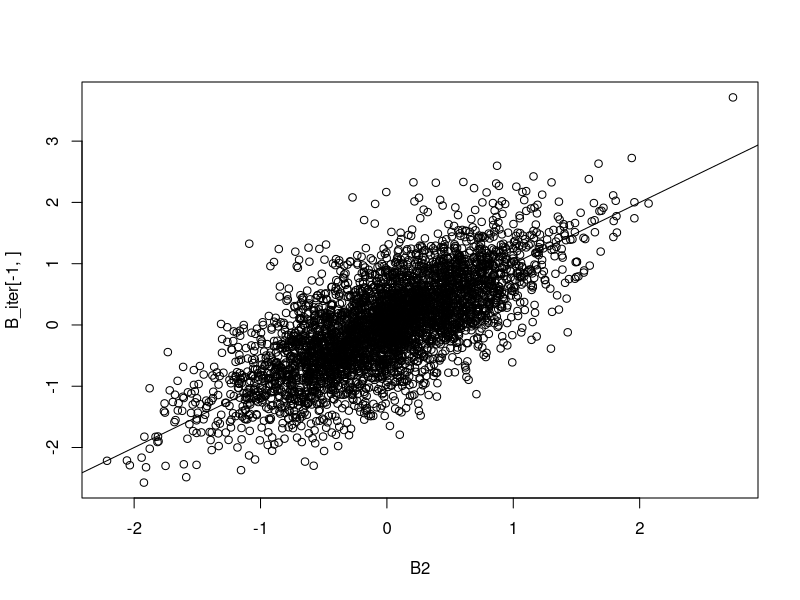
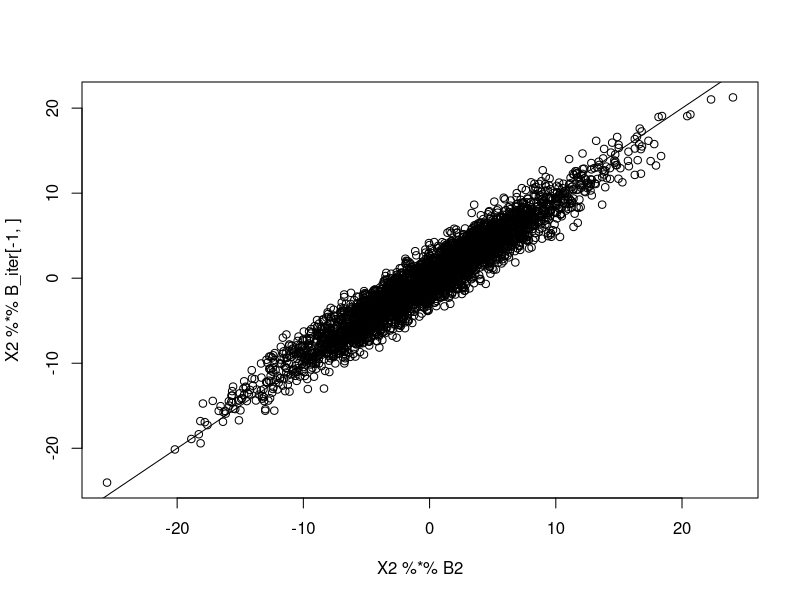
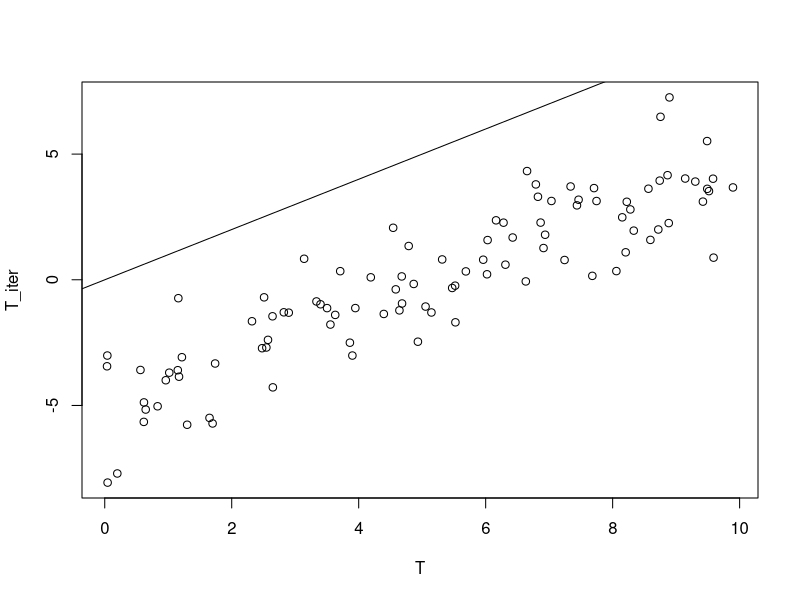
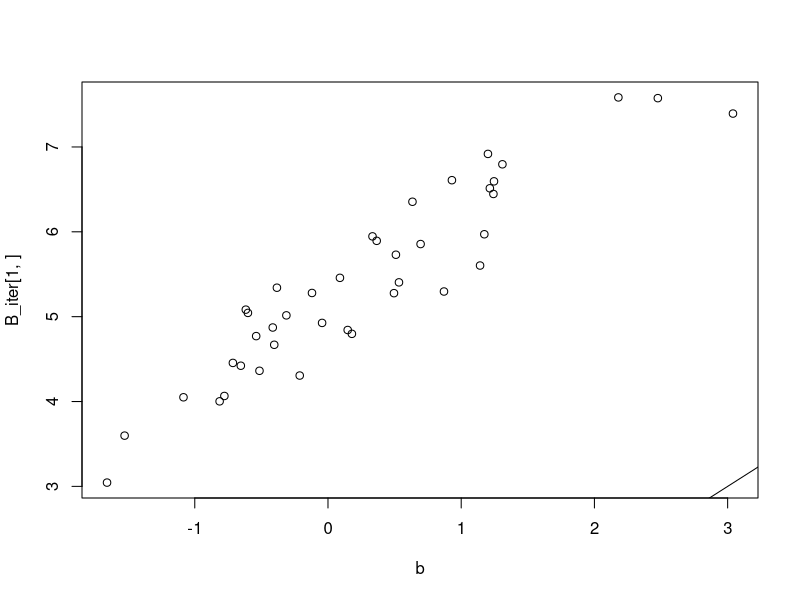
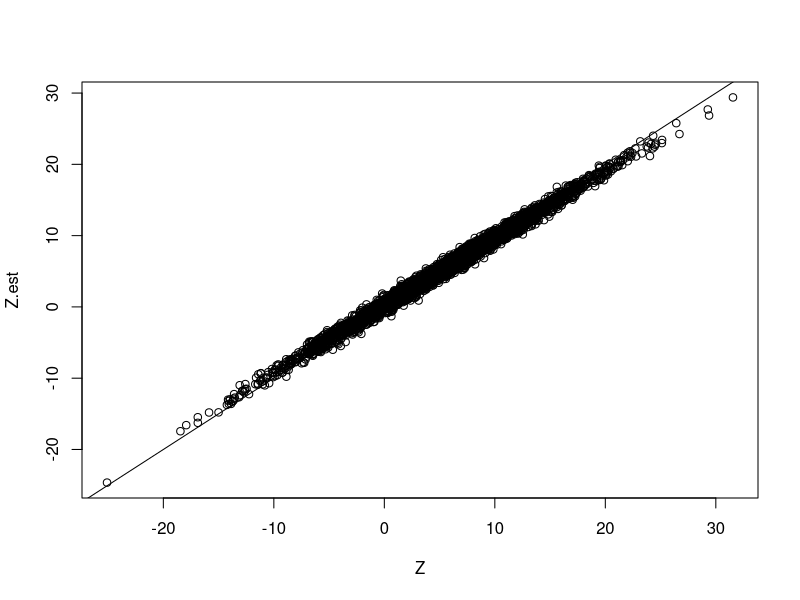

Write R code to recreate these figures, in order.
# Used library
library(mvtnorm)
library(expm)
library(MASS)
library(tidyverse)
set.seed(120733)
# set.seed(19911130)

## ANN function
rrr <- function(X,Y,lambda,gamma = 0){
  rrresult <- list()
  
  #1 estimate C using LS estimator (generalized inverse is used)
  Clhat <- ginv(t(X)%*%X)%*%t(X)%*% Y
  
  #2 eigendecomposite of CLhar
  Uhat <- svd(X%*%Clhat)$u
  vhat <- svd(X%*%Clhat)$v
  D <- diag(svd(X%*%Clhat)$d)
  
  #3. weight for soft-thredshold and rank
  weight <-  (svd(X%*%Clhat)$d)^(-gamma)
  rrresult$weight <- weight
  rrresult$r <-  sum(svd(X%*%Clhat)$d > lambda^(1/(gamma+1)))
  
  #4. soft-thredsholding
  diagvalue <-  svd(X%*%Clhat)$d -lambda*weight
  th <- ifelse(diagvalue < 0, 0, diagvalue)
  SDhat <-  diag(th)
  
  rrresult$thd <- diagvalue
  
  #5. low rank solution C
  rrresult$CShat <-  Clhat %*% vhat %*% ginv(D) %*% SDhat %*% t(vhat)
  
  return(rrresult)
}

# function to generate a random orthonormal matrix
rortho <- function(x){
  return(qr.Q(qr(array(runif(x), dim = c(x,x)))))
}

# simulation settings
# sample size n (n person's data have been taken)
n <- 100

# number of metabolites
m <- 100

# number of taxa
k <- 40

# rank of matrix B
r <- 10

# Generate X from Multivariate Noromal with identity variance and covariance matrix (n, m+1)
X <- matrix(c(rep(1, n), rnorm(m*n)), nrow = n, ncol = m+1)
X2 <- X[, -1]

# Generate low-rank matrix B (m+1, k)
# sing.vals <- 5*((r:1)/r + 1/r)
# B2 <- t(rortho(k)[,1:r] %*% diag(sing.vals) %*% rortho(m)[1:r,])
C_0 <- matrix(rnorm(m*r), nrow = m)
C_1 <- matrix(rnorm(r*k), nrow = r)
sr <- 0.2
B2 <- sr * (C_0 %*% C_1)

# Generate T vector from Unif(0, 10), (n, 1)
T <- matrix(runif(n, min = 0, max = 10), ncol = 1)
# T <- T - mean(T)

# Generate b vector for intercept from N(0,1), (k, 1)
b <- matrix(rnorm(k), nrow = 1)
B <- as.matrix(rbind(b, B2))

# Generate random error
E <- matrix(rnorm(k*n), nrow = n, ncol = k, byrow = T)

# Calculate our new Z = XB + 1T + E, (n, k)
Z <- X %*% B + matrix(rep(T, each = k), nrow = n, byrow = T) + E

# convergence criterion
vareps <- 10^(-3)

# Validation set
E_v <- matrix(rnorm(k*n), nrow = n, ncol = k, byrow = T)
Z_v <- X %*% B + matrix(rep(T, each = k), nrow = n, byrow = T) + E_v

# range of lambda
lambda.seq <- exp(seq(2, 2, 0.2))
rank.est <- rep(0, length(lambda.seq))
converge.iter <- rep(0, length(lambda.seq))
num_obj <- rep(0, length(lambda.seq))
pred_err <- rep(0, length(lambda.seq))

start_time <- Sys.time()

for (i in 1: length(lambda.seq)) {
  # initial estimated B
  # qrX <- qr(X, tol = 10^-7)
  # B_iter <- qr.coef(qrX, Z)
  B_iter <- ginv(t(X)%*%X)%*%t(X)%*% Z
  
  # initial estimated T (RLS)
  T_iter <- matrix(rowMeans(Z - X %*% B_iter), ncol = 1)
  T_iter <- T_iter - mean(T_iter)
  
  disT <- 1
  disB <- 1
  disXB <- 1
  iter.count <- 1
  
  while ((((disB > vareps) || (disT > vareps))  && ((disXB > vareps) || (disT > vareps))) && (iter.count < 3000)) {
    Z_iter_B <- Z - matrix(rep(T_iter, each = k), nrow = n, byrow = T)
    
    B_iter_next <- rrr(X, Z_iter_B, lambda = lambda.seq[i])$CShat
    B_iter_next_rank <- rrr(X, Z_iter_B, lambda = lambda.seq[i])$r
    
    # Using RLS method
    T_iter_next <- matrix(rowMeans(Z - X %*% B_iter), ncol = 1)
    T_iter_next <- T_iter_next - mean(T_iter_next)
    
    iter_weight <- sort(rrr(X, Z_iter_B, lambda = lambda.seq[i])$weight)
    disT <- sum((T_iter - T_iter_next)^2)
    disB <- sum((B_iter - B_iter_next)^2)
    disXB <- sum((X %*% B_iter - X %*% B_iter_next)^2)
    # print(c(disT, disB, disXB))
    # print(sum(T_iter))
    
    B_iter <- B_iter_next
    T_iter <- T_iter_next
    iter.count <- iter.count + 1
    # print(iter.count)
  }
  rank.est[i] <- B_iter_next_rank
  converge.iter[i] <- iter.count
  num_obj[i] <- 1/2 * sum((Z - X %*% B_iter - matrix(rep(T_iter, each = k), nrow = n, byrow = T))^2) + 
    lambda.seq[i] * sum(iter_weight*svd(X %*% B_iter)$d)
  Z.est <-  X %*% B_iter + matrix(rep(T_iter, each = k), nrow = n, byrow = T)
  pred_err[i] <- sum((Z_v - Z.est)^2)
 
  # save image for B matrix
  png(paste0("plot-B-rls2-wocT-newB.png"))
  plot(B2, B_iter[-1, ])
  abline(a = 0, b = 1)
  dev.off()

  # save image for XB matrix
  png(paste0("plot-XB-rls2-wocT-newB.png"))
  plot(X2 %*% B2,  X2 %*% B_iter[-1,])
  abline(a = 0, b = 1)
  dev.off()

  # save image for T matrix
  png(paste0("plot-T-rls2-wocT-newB.png"))
  plot(T, T_iter)
  abline(a = 0, b = 1)
  dev.off()

  # save image for T matrix
  png(paste0("plot-beta-rls2-wocT-newB.png"))
  plot(b, B_iter[1,])
  abline(a = 0, b = 1)
  dev.off()

  # save image for Z matrix
  png(paste0("plot-Z-rls2-wocT-newB.png"))
  plot(Z, Z.est)
  abline(a = 0, b = 1)
  dev.off()
}

end_time <- Sys.time()
run_time <- end_time - start_time

T[1:10]
T_iter[1:10]
b[1:10]
B_iter[1,][1:10]
B2[1:2, 1:7]
(B_iter[-1,])[1:2, 1:7]
(X2 %*% B2)[1:2, 1:7]
(X2 %*% B_iter[-1,])[1:2, 1:7]
